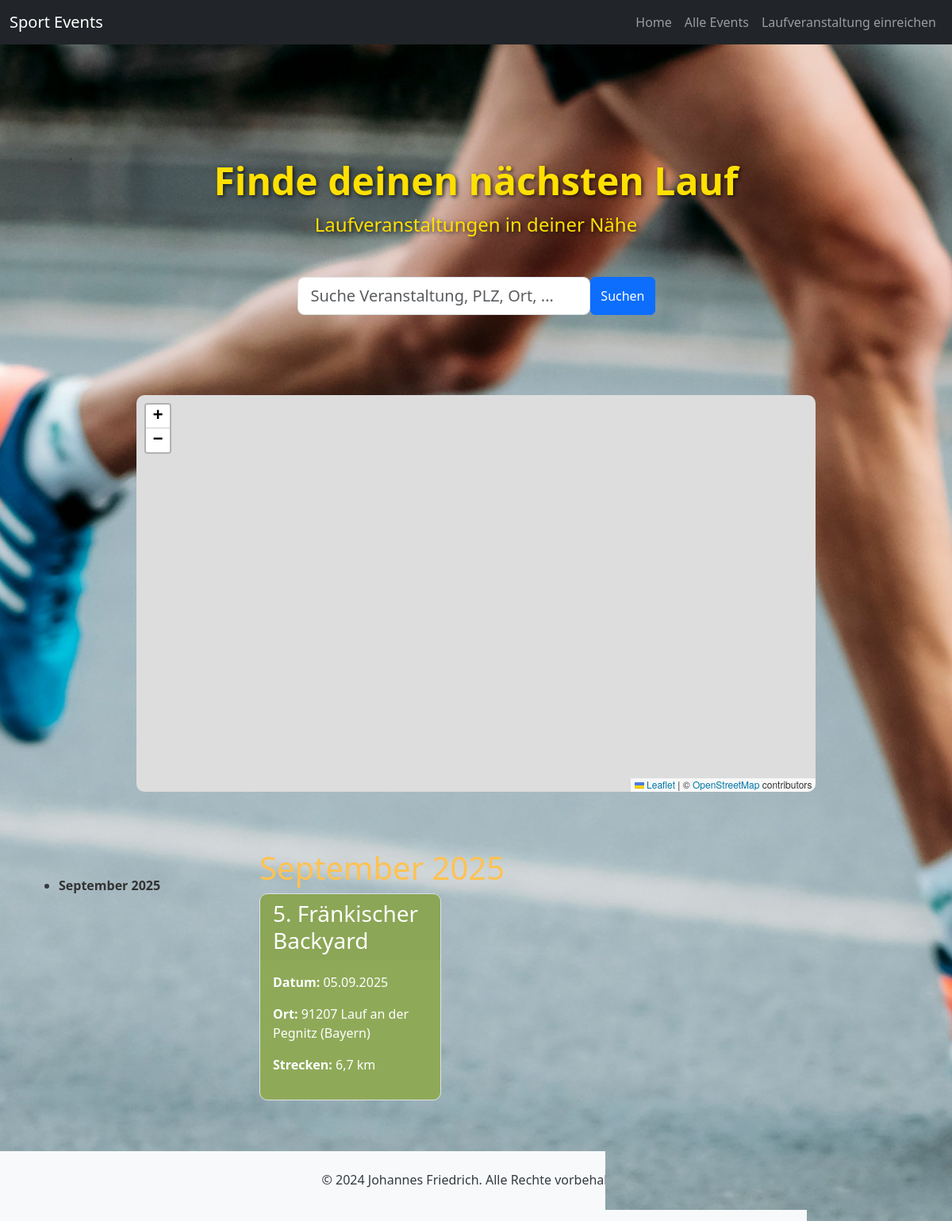
The page / on the database its author committed.
### running_app/models.py (models this page shows, shortened)
class RunningEvent(models.Model):
    name = models.CharField(max_length=200)
    date = models.DateField()
    postal_code = models.CharField(max_length=200, null=True, blank=True)
    city = models.CharField(max_length=200)
    state = models.CharField(max_length=200, null=True, blank=True)
    description = models.TextField(null=True, blank=True, default="")
    distance = models.ManyToManyField("Distance", blank=True)
    latitude = models.DecimalField(max_digits=9, decimal_places=6, null=True, blank=True)
    longitude = models.DecimalField(max_digits=9, decimal_places=6, null=True, blank=True)
    url = models.URLField(null=True, blank=True)
    logo = models.URLField(null=True, blank=True)
    type = models.CharField(max_length=200, null=True, blank=True, default="running")
    source = models.ForeignKey("Source", on_delete=models.CASCADE, null =True, blank =True)
    created_at = models.DateTimeField(auto_now_add=True, blank=True, null=True)
    last_change = models.DateTimeField(auto_now=True, blank=True, null=True)
    class Meta:
        ordering = ['date']  # Standardmäßige Sortierung nach Datum (aufsteigend)

class Distance(models.Model):
    name = models.CharField(max_length=200, null =True)
    distance = models.DecimalField(default = None, max_digits=9, decimal_places=3, blank=True)
    class Meta:
        ordering = ['distance']  # Standardmäßige Sortierung nach Datum (aufsteigend)

### running_app/views.py (the view)
# urls.py: 2. Add a URL to urlpatterns:  path('', views.home, name='home')
def home(request):
    form = EventSubmissionForm()  # Event-Formular initialisieren
    today = date.today()
    all_events = RunningEvent.objects.filter(date__gte=today).order_by('date')
    events_by_month = defaultdict(list)
    distances = defaultdict(list)
    for event in all_events:
        month: str = convert_to_german_month_names(int(event.date.strftime("%-m")))
        year: str  = event.date.strftime("%Y")
        month_year: str = month + " " + year
        events_by_month[month_year].append(event)
        distances[event.pk].append([d for d in event.distance.all().values_list('name', flat =True)])
    events_by_month = dict(events_by_month)
    data = list(all_events.values('city', 'state', 'name', 'date', 'latitude', 'longitude', 'id'))
    return render(request, 'running_app/home.html',
                  {'events_by_month': events_by_month,
                   'form': form,
                   'data': data,
                   'distances': distances
                   })

### running_app/forms.py
class EventSubmissionForm(forms.Form):
    name = forms.CharField(max_length=255, label="Name der Veranstaltung")
    location = forms.CharField(max_length=255, label="Ort")
    date = forms.DateField(label="Datum", widget=forms.SelectDateWidget)
    description = forms.CharField(widget=forms.Textarea, label="Beschreibung")
    email = forms.EmailField(label="Deine E-Mail-Adresse")  # E-Mail des Benutzers

### utils/calendar_functions.py (called while the page is built)
def convert_to_german_month_names(month_number: int) -> str:
    months = ["Unknown",
          "Januar",
          "Febuar",
          "März",
          "April",
          "Mai",
          "Juni",
          "Juli",
          "August",
          "September",
          "Oktober",
          "November",
          "Dezember"]
    return months[month_number]

### running_app/templates/running_app/home.html (shortened to what this page needs)
{% extends 'base.html' %}
{% block content %}
{% load static %}
<div class="hero">
    <div class="container text-center">
        <h1>Finde deinen nächsten Lauf</h1>
        <p>Laufveranstaltungen in deiner Nähe</p>
        <div class="row justify-content-center">
            <div class="search-bar col-md-5">
                <form method="GET" action="{% url 'event_search' %}" class="d-flex justify-content-center">
                    <input type="text" name="query" class="form-control form-control-lg"
                        placeholder="Suche Veranstaltung, PLZ, Ort, ..." aria-label="Search">
                    <button class="btn btn-primary ml-2" type="submit">Suchen</button>
                </form>
            </div>
        </div>
    </div>
</div>
<div class="row justify-content-center">
    <div class="map" id="map" style="height: 500px; max-width: 70%;"></div>
</div>
<div class="container mt-5">
    <div class="row">
        <div class="col-md-3 mt-5">
            <div id="month-nav" class="sticky-top">
                <ul>
                    {% for month in events_by_month.keys %}
                    <li>
                        <a href="#month-{{ month }}" class="month-link">{{ month }}</a>
                    </li>
                    {% endfor %}
                </ul>
            </div>
        </div>
        <div class="col-sm-8">
            {% for month, events in events_by_month.items %}
            <h1 id="month-{{ month }}" class="mt-4" style="color:rgb(255, 194, 81)">{{ month }}</h1>
            <div class="row">
                {% for event in events %}
                <div class="col-lg-4 d-flex align-items-stretch mb-3">
                    <div class="card h-100 {% cycle 'event-box-green' 'event-box-red' 'event-box-purple' 'event-box-orange'%}">
                        <a href="{% url 'event_detail' event.id %}"
                             class="list-group-item list-group-item-action active" aria-current="true">
                            <h3 class="card-header d-flex">{{ event.name }}</h3>
                            <div class="card-body flex-column">
                                <p><strong>Datum:</strong> {{ event.date|date:"d.m.Y" }}</p>
                                <p><strong>Ort:</strong> {{ event.postal_code }} {{ event.city }} ({{event.state}})</p>
                                <p><strong>Strecken:</strong>
                                    {% for d in event.distance.all %}
                                    {{d.name}}
                                    {% endfor %}
                                </p>
                            </div>
                        </a>
                    </div>
                </div>
                {% endfor %}
            </div>
            {% endfor %}
        </div>
    </div>
</div>
{% endblock %}

### running_app/templates/running_app/home.html (style rules this page uses)
.hero { color: #ffe000; position: relative; height: 50vh; background-size: cover; background-position: center; background-repeat: repeat; display: flex; align-items: center; justify-content: center; text-align: center; top: 0; text-shadow: 2px 2px 5px rgba(0, 0, 0, 0.7); }
.hero h1 { font-size: 3rem; font-weight: bold; }
.hero p { font-size: 1.5rem; }
#month-nav { position: sticky; top: 70px; }
.month-link { display: block; padding: 10px 0; font-weight: bold; color: #333; text-decoration: none; }

### rows shown on the page
RunningEvent: month "September 2025", name "5. Fränkischer Backyard", date "05.09.2025", postal_code "91207", city "Lauf an der Pegnitz", state "Bayern"
Distance: name "6,7 km"

### other values the page prints
{{ month }} "September 2025"
